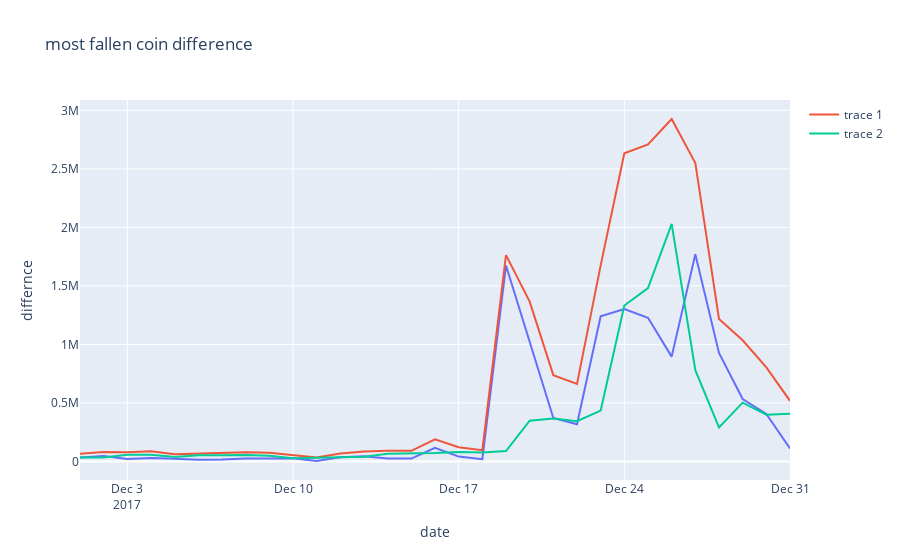

The notebook cell saved with this chart:
### Code cell
fig = px.line(most_fell_coin_dropped, x="date", y="differnce", title='most fallen coin difference')
fig.add_scatter(x=most_fell_coin_dropped['date'], y=most_fell_coin_dropped['high'], mode='lines')
fig.add_scatter(x=most_fell_coin_dropped['date'], y=most_fell_coin_dropped['low'], mode='lines')
fig.show()
